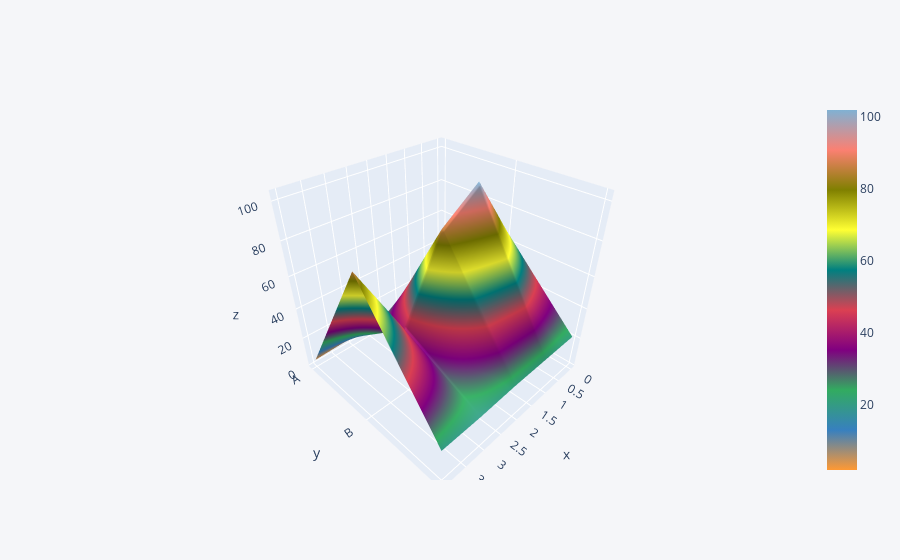

Notebook cell for this chart:
### Code cell
df3.iplot(kind="surface")

### Figure 1 — Plotly figure (JSON) as saved in the notebook; plotly's stock layout.template omitted (floating-point values rounded to 4 significant figures)
{"data": [{"colorscale": [[0, "rgb(255, 153, 51)"], [0.1111, "rgb(55, 128, 191)"], [0.2222, "rgb(50, 171, 96)"], [0.3333, "rgb(128, 0, 128)"], [0.4444, "rgb(219, 64, 82)"], [0.5556, "rgb(0, 128, 128)"], [0.6667, "rgb(255, 255, 51)"], [0.7778, "rgb(128, 128, 0)"], [0.8889, "rgb(251, 128, 114)"], [1, "rgb(128, 177, 211)"]], "type": "surface", "x": [0, 1, 2, 3, 4], "y": ["A", "B", "C"], "z": [[6, 5, 2, 5, 4], [67, 102, 86, 41, 86], [21, 21, 21, 20, 20]]}], "layout": {"legend": {"bgcolor": "#F5F6F9", "font": {"color": "#4D5663"}}, "paper_bgcolor": "#F5F6F9", "plot_bgcolor": "#F5F6F9", "title": {"font": {"color": "#4D5663"}}, "xaxis": {"gridcolor": "#E1E5ED", "showgrid": true, "tickfont": {"color": "#4D5663"}, "title": {"font": {"color": "#4D5663"}, "text": ""}, "zerolinecolor": "#E1E5ED"}, "yaxis": {"gridcolor": "#E1E5ED", "showgrid": true, "tickfont": {"color": "#4D5663"}, "title": {"font": {"color": "#4D5663"}, "text": ""}, "zerolinecolor": "#E1E5ED"}}}
